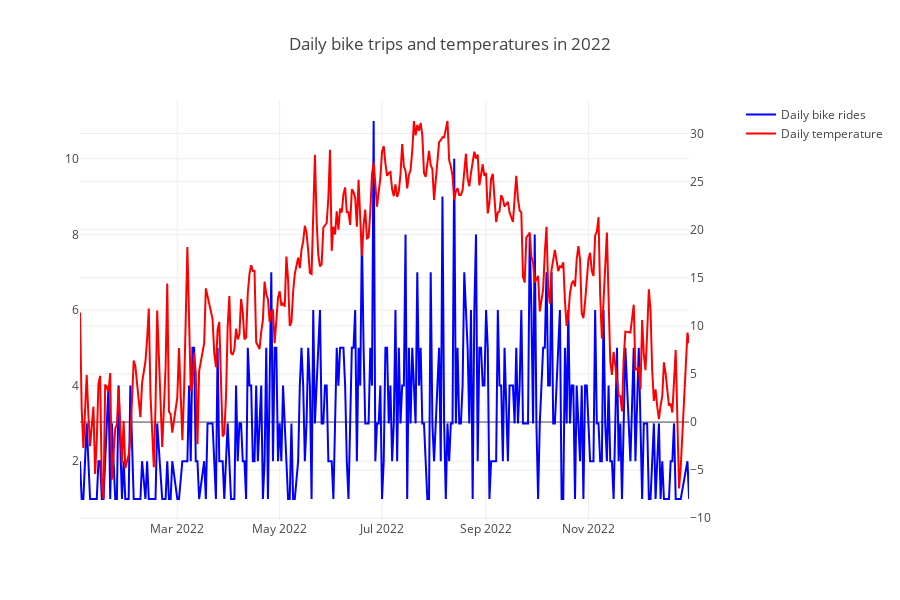

Notebook code for this chart:
### Markdown cell above
### Dual-Axis Line Charts in Plotly

### Code cell
# Line chart
fig = make_subplots(specs = [[{"secondary_y": True}]])

fig.add_trace(
    go.Scatter(x=df_agg['date'], y=df_agg['bike_rides_daily'], name='Daily bike rides', marker={'color': 'blue'}),
    secondary_y=False
)

fig.add_trace(
    go.Scatter(x=df_agg['date'], y=df_agg['avgTemp'], name='Daily temperature', marker={'color': 'red'}),
    secondary_y=True
)
fig.update_layout(
title = 'Daily bike trips and temperatures in 2022',
height = 600
)

### Figure 1 — Plotly figure (JSON) as saved in the notebook; plotly's stock layout.template omitted (floating-point values rounded to 4 significant figures; data arrays with more than 128 entries replaced by an {"elided": "..."} marker saying what was removed)
{"data": [{"marker": {"color": "blue"}, "name": "Daily bike rides", "type": "scatter", "x": {"elided": "324 str values"}, "xaxis": "x", "y": {"elided": "324 int values"}, "yaxis": "y"}, {"marker": {"color": "red"}, "name": "Daily temperature", "type": "scatter", "x": {"elided": "324 str values"}, "xaxis": "x", "y": {"elided": "324 float values"}, "yaxis": "y2"}], "layout": {"height": 600, "title": {"text": "Daily bike trips and temperatures in 2022"}, "xaxis": {"anchor": "y", "domain": [0, 0.94]}, "yaxis": {"anchor": "x", "domain": [0, 1]}, "yaxis2": {"anchor": "x", "overlaying": "y", "side": "right"}}}
